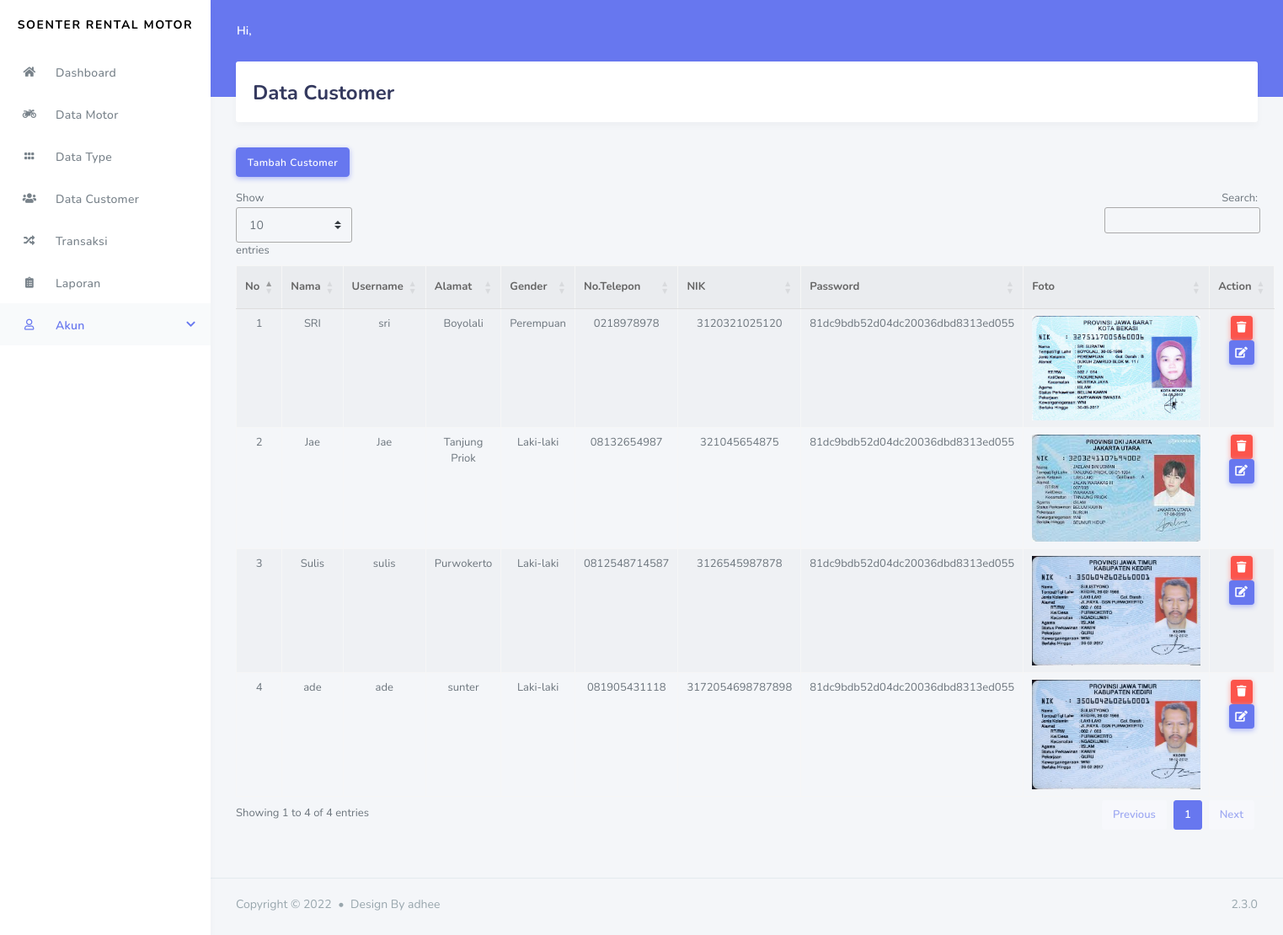
/index.php/admin/data_customer, run on the app's committed database.
### tables this page shows
CREATE TABLE `customer` (
  `id_customer` varchar(20) NOT NULL,
  `nik` varchar(16) NOT NULL,
  `nama` varchar(50) NOT NULL,
  `username` varchar(50) NOT NULL,
  `alamat` varchar(100) NOT NULL,
  `gender` varchar(20) NOT NULL,
  `no_telp` varchar(20) NOT NULL,
  `password` varchar(50) NOT NULL,
  `foto` varchar(50) NOT NULL
);

### application/controllers/admin/data_customer.php (called while the page is built, shortened)
<?php
class Data_customer extends CI_Controller{
	public function index()
	{
		$data['customer'] = $this->rental_model->get_data('customer')->result();
		$this->load->view('template_admin/header');
		$this->load->view('template_admin/sidebar');
		$this->load->view('admin/data_customer',$data);
		$this->load->view('template_admin/footer');
	}
}
?>

### index.php (called while the page is built, shortened)
<?php
require_once BASEPATH.'core/CodeIgniter.php';

### application/models/Rental_model.php (called while the page is built, shortened)
<?php
class rental_model extends CI_model{
	public function get_data($table){
		return $this->db->get($table);
	}
	}
?>

### application/views/admin/data_customer.php (the view, shortened to what this page needs)
<div class="main-content">
	<section class="section">
		<div class="section-header">
			<h1>Data Customer</h1>
		</div>
		<a href="<?php echo base_url('admin/data_customer/tambah_customer') ?>" class="btn btn-primary mb-3">Tambah Customer</a>
		<table class="table table-bordered table-striped table-hover" style="width:100%" id="tableCustomer">
		<thead>
			<tr>
				<th>No</th>
				<th>Nama</th>
				<th>Username</th>
				<th>Alamat</th>
				<th>Gender</th>
				<th>No.Telepon</th>
				<th>NIK</th>
				<th>Password</th>
				<th>Foto</th>
				<th>Action</th>
			</tr>
		</thead>
		<tbody>
			<?php
			$no = 1;
			foreach ($customer as $cs) : ?>
				<tr>
					<td><?php echo $no++ ?></td>
					<td><?php echo $cs->nama ?></td>
					<td><?php echo $cs->username ?></td>
					<td><?php echo $cs->alamat ?></td>
					<td><?php echo $cs->gender ?></td>
					<td><?php echo $cs->no_telp ?></td>
					<td><?php echo $cs->nik ?></td>
					<td><?php echo $cs->password ?></td>
					<td>
						<img width="200px" src="<?php echo base_url() . 'assets/upload/foto/' . $cs->foto ?>">
					</td>
					<td>
						<a href="<?php echo base_url('admin/data_customer/delete_customer/') . $cs->id_customer ?>" class="btn btn-sm btn-danger"><i class="fas fa-trash"></i></a>
						<a href="<?php echo base_url('admin/data_customer/update_customer/') . $cs->id_customer ?>" class="btn btn-sm btn-primary"><i class="fas fa-edit"></i></a>
					</td>
				</tr>
				<?php endforeach; ?>
			</tbody>
		</table>
	</section>
</div>

### application/views/template_admin/header.php (shortened to what this page needs)
<!DOCTYPE html>
<html lang="en">
<head>
  <link rel="stylesheet" href="https://stackpath.bootstrapcdn.com/bootstrap/4.3.1/css/bootstrap.min.css">
  <link rel="stylesheet" href="https://use.fontawesome.com/releases/v5.7.2/css/all.css">
  <link rel="stylesheet" href="<?php echo base_url('assets/admin')  ?>/assets/css/style.css">
  <link rel="stylesheet" href="<?php echo base_url('assets/admin')  ?>/assets/css/components.css">
  <link rel="stylesheet" href="<?php echo base_url('assets/admin')  ?>/assets/css/admin.css">
    <link rel="stylesheet" href="https://cdn.datatables.net/1.10.19/css/jquery.dataTables.min.css">
</head>

### application/views/template_admin/sidebar.php (shortened to what this page needs)
<body>
  <div id="app">
    <div class="main-wrapper">
      <div class="navbar-bg"></div>
      <nav class="navbar navbar-expand-lg main-navbar">
        <ul class="navbar-nav navbar-right">
          <li class="dropdown"><a href="#" class="nav-link  nav-link-lg nav-link-user">
              <div class="d-sm-none d-lg-inline-block">Hi, <?php echo $this->session->userdata('nama') ?></div>
            </a>
          </li>
        </ul>
      </nav>
      <div class="main-sidebar">
        <aside id="sidebar-wrapper">
          <div class="sidebar-brand">
            <a href="<?php echo base_url('admin/dashboard') ?>">Soenter Rental Motor</a>
          </div>
          <ul class="sidebar-menu">
            <li><a class="nav-link" href="<?php echo base_url('admin/dashboard') ?>"><i class="fas fa-home"></i> <span>Dashboard</span></a></li>
            <li><a class="nav-link" href="<?php echo base_url('admin/data_motor') ?>"><i class="fas fa-motorcycle"></i> <span>Data Motor</span></a></li>
            <li><a class="nav-link" href="<?php echo base_url('admin/data_type') ?>"><i class="fas fa-grip-horizontal"></i> <span>Data Type</span></a></li>
            <li><a class="nav-link" href="<?php echo base_url('admin/data_customer') ?>"><i class="fas fa-users"></i> <span>Data Customer</span></a></li>
            <li><a class="nav-link" href="<?php echo base_url('admin/transaksi') ?>"><i class="fas fa-random"></i> <span>Transaksi</span></a></li>
            <li><a class="nav-link" href="<?php echo base_url('admin/laporan') ?>"><i class="fas fa-clipboard-list"></i> <span>Laporan</span></a></li>
            <li class="nav-item dropdown active">
              <a href="#" class="nav-link has-dropdown"><i class="far fa-user"></i><span>Akun</span></a>
            </li>
          </ul>
      </div>
    </div>

### application/views/template_admin/footer.php (shortened to what this page needs)
<footer class="main-footer">
        <div class="footer-left">
          Copyright &copy; 2022 <div class="bullet"></div> Design By adhee
        </div>
        <div class="footer-right">
          2.3.0
        </div>
      </footer>
    </div>
</body>
</html>

### data on the page
customer: nama "SRI", username "sri", alamat "Boyolali", gender "Perempuan", no_telp "0218978978", nik "3120321025120", password "81dc9bdb52d04dc20036dbd8313ed055", foto (picture)
customer: nama "Jae", username "Jae", alamat "Tanjung Priok", gender "Laki-laki", no_telp "08132654987", nik "321045654875", password "81dc9bdb52d04dc20036dbd8313ed055", foto (picture)
customer: nama "Sulis", username "sulis", alamat "Purwokerto", gender "Laki-laki", no_telp "0812548714587", nik "3126545987878", password "81dc9bdb52d04dc20036dbd8313ed055", foto (picture)
customer: nama "ade", username "ade", alamat "sunter", gender "Laki-laki", no_telp "081905431118", nik "3172054698787898", password "81dc9bdb52d04dc20036dbd8313ed055", foto (picture)
